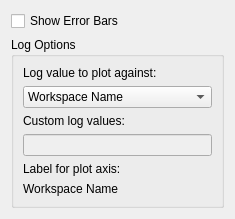
<?xml version="1.0" encoding="UTF-8"?>
<ui version="4.0">
 <class>Form</class>
 <widget class="QWidget" name="Form">
  <property name="geometry">
   <rect>
    <x>0</x>
    <y>0</y>
    <width>235</width>
    <height>213</height>
   </rect>
  </property>
  <property name="windowTitle">
   <string>Form</string>
  </property>
  <layout class="QGridLayout" name="gridLayout">
   <item row="0" column="0">
    <layout class="QVBoxLayout" name="verticalLayout">
     <item>
      <widget class="QCheckBox" name="error_bars_check_box">
       <property name="text">
        <string>Show Error Bars</string>
       </property>
      </widget>
     </item>
     <item>
      <widget class="QGroupBox" name="groupBox">
       <property name="sizePolicy">
        <sizepolicy hsizetype="Expanding" vsizetype="Preferred">
         <horstretch>0</horstretch>
         <verstretch>0</verstretch>
        </sizepolicy>
       </property>
       <property name="title">
        <string>Log Options</string>
       </property>
       <layout class="QGridLayout" name="gridLayout_3">
        <item row="0" column="0">
         <layout class="QGridLayout" name="gridLayout_2">
          <item row="3" column="0">
           <widget class="QLineEdit" name="custom_log_line_edit">
            <property name="enabled">
             <bool>false</bool>
            </property>
            <property name="readOnly">
             <bool>false</bool>
            </property>
           </widget>
          </item>
          <item row="2" column="0">
           <widget class="QLabel" name="label_2">
            <property name="text">
             <string>Custom log values:</string>
            </property>
           </widget>
          </item>
          <item row="1" column="0">
           <widget class="QComboBox" name="log_value_combo_box">
            <property name="sizePolicy">
             <sizepolicy hsizetype="Preferred" vsizetype="Fixed">
              <horstretch>0</horstretch>
              <verstretch>0</verstretch>
             </sizepolicy>
            </property>
            <item>
             <property name="text">
              <string>Workspace Name</string>
             </property>
            </item>
            <item>
             <property name="text">
              <string>Custom</string>
             </property>
            </item>
           </widget>
          </item>
          <item row="4" column="0">
           <widget class="QLabel" name="label_3">
            <property name="text">
             <string>Label for plot axis:</string>
            </property>
           </widget>
          </item>
          <item row="0" column="0">
           <widget class="QLabel" name="label">
            <property name="text">
             <string>Log value to plot against:</string>
            </property>
           </widget>
          </item>
          <item row="5" column="0">
           <widget class="QLabel" name="plot_axis_label">
            <property name="text">
             <string>Workspace Name</string>
            </property>
           </widget>
          </item>
         </layout>
        </item>
       </layout>
      </widget>
     </item>
    </layout>
   </item>
  </layout>
 </widget>
 <resources/>
 <connections/>
</ui>
